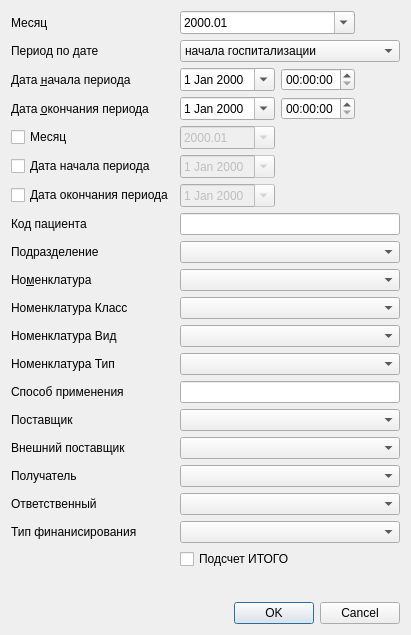
<?xml version="1.0" encoding="UTF-8"?>
<ui version="4.0">
 <class>NomenclatureReportDialog</class>
 <widget class="QDialog" name="NomenclatureReportDialog">
  <property name="geometry">
   <rect>
    <x>0</x>
    <y>0</y>
    <width>411</width>
    <height>635</height>
   </rect>
  </property>
  <property name="windowTitle">
   <string>Dialog</string>
  </property>
  <layout class="QGridLayout" name="gridLayout">
   <item row="0" column="0">
    <widget class="QLabel" name="lblMonth">
     <property name="text">
      <string>Месяц</string>
     </property>
    </widget>
   </item>
   <item row="17" column="0">
    <widget class="QLabel" name="lblReceiverPerson">
     <property name="text">
      <string>Ответственный</string>
     </property>
    </widget>
   </item>
   <item row="20" column="0">
    <spacer name="verticalSpacer">
     <property name="orientation">
      <enum>Qt::Vertical</enum>
     </property>
     <property name="sizeHint" stdset="0">
      <size>
       <width>20</width>
       <height>40</height>
      </size>
     </property>
    </spacer>
   </item>
   <item row="15" column="1" colspan="3">
    <widget class="COrgComboBoxEx" name="cmbSupplierOrg">
     <property name="sizePolicy">
      <sizepolicy hsizetype="Expanding" vsizetype="Fixed">
       <horstretch>0</horstretch>
       <verstretch>0</verstretch>
      </sizepolicy>
     </property>
    </widget>
   </item>
   <item row="21" column="0" colspan="4">
    <widget class="QDialogButtonBox" name="buttonBox">
     <property name="orientation">
      <enum>Qt::Horizontal</enum>
     </property>
     <property name="standardButtons">
      <set>QDialogButtonBox::Cancel|QDialogButtonBox::Ok</set>
     </property>
    </widget>
   </item>
   <item row="16" column="1" colspan="3">
    <widget class="COrgStructureComboBox" name="cmbReceiver">
     <property name="sizePolicy">
      <sizepolicy hsizetype="Expanding" vsizetype="Fixed">
       <horstretch>0</horstretch>
       <verstretch>0</verstretch>
      </sizepolicy>
     </property>
    </widget>
   </item>
   <item row="18" column="0">
    <widget class="QLabel" name="lblFinance">
     <property name="text">
      <string>Тип финанисирования</string>
     </property>
    </widget>
   </item>
   <item row="7" column="0">
    <widget class="QLabel" name="lblClientId">
     <property name="text">
      <string>Код пациента</string>
     </property>
    </widget>
   </item>
   <item row="3" column="2">
    <widget class="QTimeEdit" name="edtEndTime"/>
   </item>
   <item row="15" column="0">
    <widget class="QLabel" name="lblSupplierOrg">
     <property name="text">
      <string>Внешний поставщик</string>
     </property>
    </widget>
   </item>
   <item row="14" column="1" colspan="3">
    <widget class="COrgStructureComboBox" name="cmbSupplier">
     <property name="sizePolicy">
      <sizepolicy hsizetype="Expanding" vsizetype="Fixed">
       <horstretch>0</horstretch>
       <verstretch>0</verstretch>
      </sizepolicy>
     </property>
    </widget>
   </item>
   <item row="7" column="1" colspan="3">
    <widget class="QLineEdit" name="edtClientId"/>
   </item>
   <item row="6" column="0">
    <widget class="QCheckBox" name="chkEndDate">
     <property name="text">
      <string>Дата окончания периода</string>
     </property>
     <property name="checkable">
      <bool>true</bool>
     </property>
     <property name="checked">
      <bool>false</bool>
     </property>
    </widget>
   </item>
   <item row="13" column="0">
    <widget class="QLabel" name="lblSigna">
     <property name="text">
      <string>Способ применения</string>
     </property>
    </widget>
   </item>
   <item row="8" column="1" colspan="3">
    <widget class="COrgStructureComboBox" name="cmbOrgStructure"/>
   </item>
   <item row="3" column="1">
    <widget class="CDateEdit" name="edtEndDate">
     <property name="sizePolicy">
      <sizepolicy hsizetype="Maximum" vsizetype="Fixed">
       <horstretch>0</horstretch>
       <verstretch>0</verstretch>
      </sizepolicy>
     </property>
     <property name="calendarPopup">
      <bool>true</bool>
     </property>
    </widget>
   </item>
   <item row="0" column="1" colspan="2">
    <widget class="QDateEdit" name="edtMonth">
     <property name="displayFormat">
      <string>yyyy.MM</string>
     </property>
     <property name="calendarPopup">
      <bool>true</bool>
     </property>
    </widget>
   </item>
   <item row="9" column="0">
    <widget class="QLabel" name="lblNomenclature">
     <property name="sizePolicy">
      <sizepolicy hsizetype="Maximum" vsizetype="Preferred">
       <horstretch>0</horstretch>
       <verstretch>0</verstretch>
      </sizepolicy>
     </property>
     <property name="text">
      <string>Но&amp;менклатура</string>
     </property>
     <property name="buddy">
      <cstring>cmbNomenclature</cstring>
     </property>
    </widget>
   </item>
   <item row="13" column="1" colspan="3">
    <widget class="QLineEdit" name="edtSigna"/>
   </item>
   <item row="2" column="1">
    <widget class="CDateEdit" name="edtBegDate">
     <property name="sizePolicy">
      <sizepolicy hsizetype="Maximum" vsizetype="Fixed">
       <horstretch>0</horstretch>
       <verstretch>0</verstretch>
      </sizepolicy>
     </property>
     <property name="calendarPopup">
      <bool>true</bool>
     </property>
    </widget>
   </item>
   <item row="9" column="1" colspan="3">
    <widget class="CNomenclatureComboBox" name="cmbNomenclature">
     <property name="sizePolicy">
      <sizepolicy hsizetype="Expanding" vsizetype="Fixed">
       <horstretch>0</horstretch>
       <verstretch>0</verstretch>
      </sizepolicy>
     </property>
    </widget>
   </item>
   <item row="3" column="0">
    <widget class="QLabel" name="lblEndDate">
     <property name="text">
      <string>Дата &amp;окончания периода</string>
     </property>
     <property name="buddy">
      <cstring>edtEndDate</cstring>
     </property>
    </widget>
   </item>
   <item row="17" column="1" colspan="3">
    <widget class="CPersonComboBoxEx" name="cmbReceiverPerson"/>
   </item>
   <item row="6" column="1">
    <widget class="CDateEdit" name="edtEndDateOption">
     <property name="enabled">
      <bool>false</bool>
     </property>
     <property name="sizePolicy">
      <sizepolicy hsizetype="Maximum" vsizetype="Fixed">
       <horstretch>0</horstretch>
       <verstretch>0</verstretch>
      </sizepolicy>
     </property>
     <property name="calendarPopup">
      <bool>true</bool>
     </property>
    </widget>
   </item>
   <item row="8" column="0">
    <widget class="QLabel" name="lblOrgStructure">
     <property name="text">
      <string>Подразделение</string>
     </property>
    </widget>
   </item>
   <item row="2" column="2">
    <widget class="QTimeEdit" name="edtBegTime"/>
   </item>
   <item row="2" column="0">
    <widget class="QLabel" name="lblBegDate">
     <property name="text">
      <string>Дата &amp;начала периода</string>
     </property>
     <property name="buddy">
      <cstring>edtBegDate</cstring>
     </property>
    </widget>
   </item>
   <item row="5" column="0">
    <widget class="QCheckBox" name="chkBegDate">
     <property name="text">
      <string>Дата начала периода</string>
     </property>
    </widget>
   </item>
   <item row="16" column="0">
    <widget class="QLabel" name="lblReceiver">
     <property name="text">
      <string>Получатель</string>
     </property>
    </widget>
   </item>
   <item row="14" column="0">
    <widget class="QLabel" name="lblSupplier">
     <property name="text">
      <string>Поставщик</string>
     </property>
    </widget>
   </item>
   <item row="4" column="1">
    <widget class="QDateEdit" name="edtMonthOption">
     <property name="enabled">
      <bool>false</bool>
     </property>
     <property name="displayFormat">
      <string>yyyy.MM</string>
     </property>
     <property name="calendarPopup">
      <bool>true</bool>
     </property>
    </widget>
   </item>
   <item row="4" column="0">
    <widget class="QCheckBox" name="chkMonth">
     <property name="text">
      <string>Месяц</string>
     </property>
    </widget>
   </item>
   <item row="18" column="1" colspan="3">
    <widget class="CRBComboBox" name="cmbFinance"/>
   </item>
   <item row="5" column="1">
    <widget class="CDateEdit" name="edtBegDateOption">
     <property name="enabled">
      <bool>false</bool>
     </property>
     <property name="sizePolicy">
      <sizepolicy hsizetype="Maximum" vsizetype="Fixed">
       <horstretch>0</horstretch>
       <verstretch>0</verstretch>
      </sizepolicy>
     </property>
     <property name="calendarPopup">
      <bool>true</bool>
     </property>
    </widget>
   </item>
   <item row="1" column="0">
    <widget class="QLabel" name="lblDatePeriod">
     <property name="text">
      <string>Период по дате</string>
     </property>
     <property name="buddy">
      <cstring>edtBegDate</cstring>
     </property>
    </widget>
   </item>
   <item row="1" column="1" colspan="3">
    <widget class="QComboBox" name="cmbDatePeriod">
     <item>
      <property name="text">
       <string>начала госпитализации</string>
      </property>
     </item>
     <item>
      <property name="text">
       <string>окончания госпитализации</string>
      </property>
     </item>
    </widget>
   </item>
   <item row="11" column="1" colspan="3">
    <widget class="CRBComboBox" name="cmbNomenclatureKind"/>
   </item>
   <item row="12" column="1" colspan="3">
    <widget class="CRBComboBox" name="cmbNomenclatureType"/>
   </item>
   <item row="10" column="1" colspan="3">
    <widget class="CRBComboBox" name="cmbNomenclatureClass"/>
   </item>
   <item row="11" column="0">
    <widget class="QLabel" name="lblNomenclatureKind">
     <property name="text">
      <string>Номенклатура Вид</string>
     </property>
    </widget>
   </item>
   <item row="10" column="0">
    <widget class="QLabel" name="lblNomenclatureClass">
     <property name="text">
      <string>Номенклатура Класс</string>
     </property>
    </widget>
   </item>
   <item row="12" column="0">
    <widget class="QLabel" name="lblNomenclatureType">
     <property name="text">
      <string>Номенклатура Тип</string>
     </property>
    </widget>
   </item>
   <item row="19" column="1" colspan="3">
    <widget class="QCheckBox" name="chkCountingTotal">
     <property name="text">
      <string>Подсчет ИТОГО</string>
     </property>
    </widget>
   </item>
  </layout>
 </widget>
 <customwidgets>
  <customwidget>
   <class>COrgStructureComboBox</class>
   <extends>QComboBox</extends>
   <header>Orgs/OrgStructComboBoxes.h</header>
  </customwidget>
  <customwidget>
   <class>CRBComboBox</class>
   <extends>QComboBox</extends>
   <header>library/crbcombobox.h</header>
  </customwidget>
  <customwidget>
   <class>CDateEdit</class>
   <extends>QDateEdit</extends>
   <header>library/DateEdit.h</header>
  </customwidget>
  <customwidget>
   <class>CNomenclatureComboBox</class>
   <extends>QComboBox</extends>
   <header>Stock/NomenclatureComboBox.h</header>
  </customwidget>
  <customwidget>
   <class>COrgComboBoxEx</class>
   <extends>QComboBox</extends>
   <header>Orgs/OrgComboBox.h</header>
  </customwidget>
  <customwidget>
   <class>CPersonComboBoxEx</class>
   <extends>QComboBox</extends>
   <header>Orgs/PersonComboBoxEx.h</header>
  </customwidget>
 </customwidgets>
 <tabstops>
  <tabstop>edtMonth</tabstop>
  <tabstop>edtBegDate</tabstop>
  <tabstop>edtBegTime</tabstop>
  <tabstop>edtEndDate</tabstop>
  <tabstop>edtEndTime</tabstop>
  <tabstop>chkMonth</tabstop>
  <tabstop>edtMonthOption</tabstop>
  <tabstop>chkBegDate</tabstop>
  <tabstop>edtBegDateOption</tabstop>
  <tabstop>chkEndDate</tabstop>
  <tabstop>edtEndDateOption</tabstop>
  <tabstop>edtClientId</tabstop>
  <tabstop>cmbOrgStructure</tabstop>
  <tabstop>cmbNomenclature</tabstop>
  <tabstop>cmbNomenclatureClass</tabstop>
  <tabstop>cmbNomenclatureKind</tabstop>
  <tabstop>cmbNomenclatureType</tabstop>
  <tabstop>edtSigna</tabstop>
  <tabstop>cmbSupplier</tabstop>
  <tabstop>cmbSupplierOrg</tabstop>
  <tabstop>cmbReceiver</tabstop>
  <tabstop>cmbFinance</tabstop>
  <tabstop>chkCountingTotal</tabstop>
  <tabstop>buttonBox</tabstop>
  <tabstop>cmbReceiverPerson</tabstop>
  <tabstop>cmbDatePeriod</tabstop>
 </tabstops>
 <resources/>
 <connections>
  <connection>
   <sender>buttonBox</sender>
   <signal>accepted()</signal>
   <receiver>NomenclatureReportDialog</receiver>
   <slot>accept()</slot>
   <hints>
    <hint type="sourcelabel">
     <x>266</x>
     <y>359</y>
    </hint>
    <hint type="destinationlabel">
     <x>157</x>
     <y>274</y>
    </hint>
   </hints>
  </connection>
  <connection>
   <sender>buttonBox</sender>
   <signal>rejected()</signal>
   <receiver>NomenclatureReportDialog</receiver>
   <slot>reject()</slot>
   <hints>
    <hint type="sourcelabel">
     <x>334</x>
     <y>359</y>
    </hint>
    <hint type="destinationlabel">
     <x>286</x>
     <y>274</y>
    </hint>
   </hints>
  </connection>
  <connection>
   <sender>chkMonth</sender>
   <signal>toggled(bool)</signal>
   <receiver>edtMonthOption</receiver>
   <slot>setEnabled(bool)</slot>
   <hints>
    <hint type="sourcelabel">
     <x>65</x>
     <y>91</y>
    </hint>
    <hint type="destinationlabel">
     <x>215</x>
     <y>87</y>
    </hint>
   </hints>
  </connection>
  <connection>
   <sender>chkBegDate</sender>
   <signal>toggled(bool)</signal>
   <receiver>edtBegDateOption</receiver>
   <slot>setEnabled(bool)</slot>
   <hints>
    <hint type="sourcelabel">
     <x>79</x>
     <y>112</y>
    </hint>
    <hint type="destinationlabel">
     <x>213</x>
     <y>115</y>
    </hint>
   </hints>
  </connection>
  <connection>
   <sender>chkEndDate</sender>
   <signal>toggled(bool)</signal>
   <receiver>edtEndDateOption</receiver>
   <slot>setEnabled(bool)</slot>
   <hints>
    <hint type="sourcelabel">
     <x>117</x>
     <y>132</y>
    </hint>
    <hint type="destinationlabel">
     <x>218</x>
     <y>139</y>
    </hint>
   </hints>
  </connection>
  <connection>
   <sender>chkMonth</sender>
   <signal>toggled(bool)</signal>
   <receiver>chkBegDate</receiver>
   <slot>setDisabled(bool)</slot>
   <hints>
    <hint type="sourcelabel">
     <x>38</x>
     <y>89</y>
    </hint>
    <hint type="destinationlabel">
     <x>32</x>
     <y>111</y>
    </hint>
   </hints>
  </connection>
  <connection>
   <sender>chkMonth</sender>
   <signal>toggled(bool)</signal>
   <receiver>chkEndDate</receiver>
   <slot>setDisabled(bool)</slot>
   <hints>
    <hint type="sourcelabel">
     <x>78</x>
     <y>87</y>
    </hint>
    <hint type="destinationlabel">
     <x>73</x>
     <y>139</y>
    </hint>
   </hints>
  </connection>
  <connection>
   <sender>chkBegDate</sender>
   <signal>toggled(bool)</signal>
   <receiver>chkMonth</receiver>
   <slot>setDisabled(bool)</slot>
   <hints>
    <hint type="sourcelabel">
     <x>94</x>
     <y>110</y>
    </hint>
    <hint type="destinationlabel">
     <x>93</x>
     <y>88</y>
    </hint>
   </hints>
  </connection>
  <connection>
   <sender>chkBegDate</sender>
   <signal>toggled(bool)</signal>
   <receiver>chkEndDate</receiver>
   <slot>setChecked(bool)</slot>
   <hints>
    <hint type="sourcelabel">
     <x>50</x>
     <y>107</y>
    </hint>
    <hint type="destinationlabel">
     <x>52</x>
     <y>133</y>
    </hint>
   </hints>
  </connection>
 </connections>
</ui>
